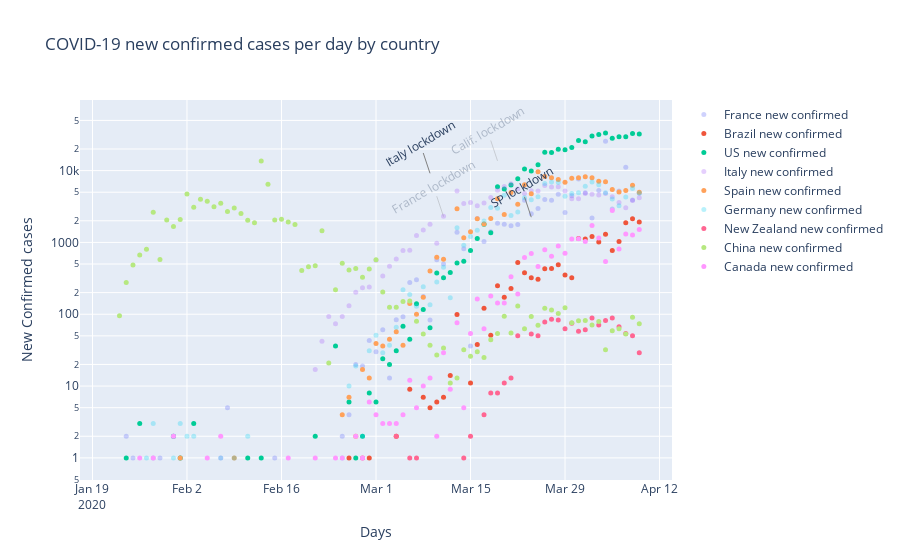

Notebook code for this chart:
### Code cell
fignc = go.Figure(series)
fignc.update_layout(title_text='COVID-19 new confirmed cases per day by country')
fignc.update_xaxes(title_text='Days')
fignc.update_yaxes(title_text='New Confirmed cases', type='log')
fignc.add_annotation(
        x='2020-03-24',
        y=math.log(2247,10), xref="x", yref="y",
        text="SP lockdown", textangle = 330, showarrow=True, arrowcolor='grey')
fignc.add_annotation(
        x='2020-03-09',
        y=math.log(9172,10), xref="x", yref="y",
        text="Italy lockdown", textangle = 330, showarrow=True, arrowcolor='grey')
fignc.add_annotation(
        x='2020-03-11',
        y=math.log(2293,10), xref="x", yref="y",
        text="France lockdown", textangle = 330, showarrow=True, arrowcolor='grey', opacity=0.3)
fignc.add_annotation(
        x='2020-03-19',
        y=math.log(13677,10), xref="x", yref="y",
        text="Calif. lockdown", textangle = 330, showarrow=True, arrowcolor='grey', opacity=0.3)
#py.iplot(fignc, file='covid-19.html', auto_open=False)
fignc.show()
